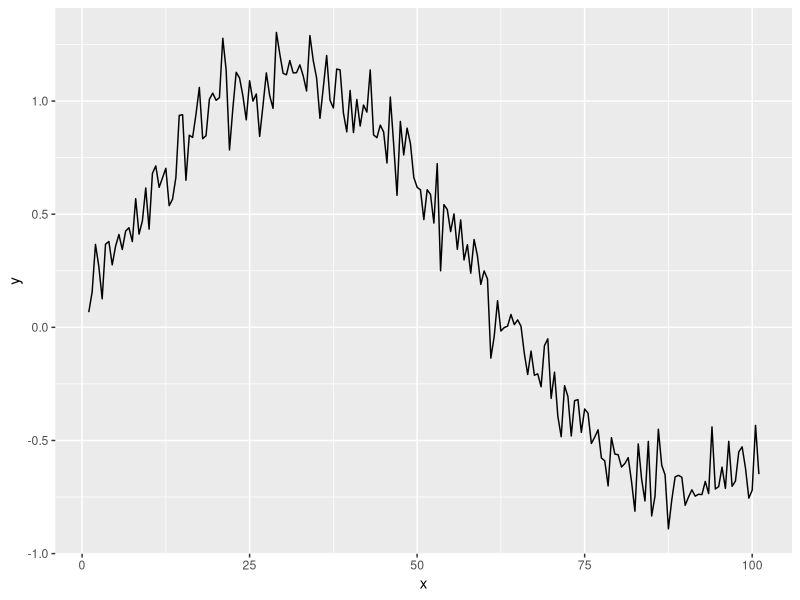

Source code (R):
library(ggplot2)
theta = 0.05
epsilon = 0.1
trend = 0.003
start_point = 0.0
noise_sd = 0.1
step_size = 0.5
seq_len = 100
x <- seq(1, seq_len + 1, step_size)
y <- sin(x*theta + epsilon) + rnorm(length(x), mean =0.0, sd = noise_sd) + trend*x + start_point
df <- data.frame(x = x, y=y)
ggplot(data = df, mapping = aes(x = x, y = y)) + geom_line()

ff <- as.matrix(t(y))
write.table(ff, file="data.csv", sep = ",", col.names = FALSE, append = TRUE)
gen_time_series <- function(theta=0.1, epsilon=0.0, trend=0.01, start_point=0.0) {
  noise_sd = 0.1
  step_size = 0.5
  seq_len = 100
  x <- seq(1, seq_len + 1, step_size)
  y <- sin(x*theta + epsilon) + rnorm(length(x), mean =0.0, sd = noise_sd) + 
    trend*x + start_point
  #ff <- as.matrix(t(c(y, theta)))
  return(data.frame(x = x, y=y))
}

generate_data <- function(filename = "data.csv", num_samples = 1000, theta = seq(0.05, 0.5, 0.05)) {
  for(t in theta) {
    for(i in 1:num_samples) {
      df <- gen_time_series(t)
      data = as.matrix(t(c(df$y, t)))
      write.table(data, file = filename, sep = ",", col.names = FALSE, append = TRUE)
    }
  }
}